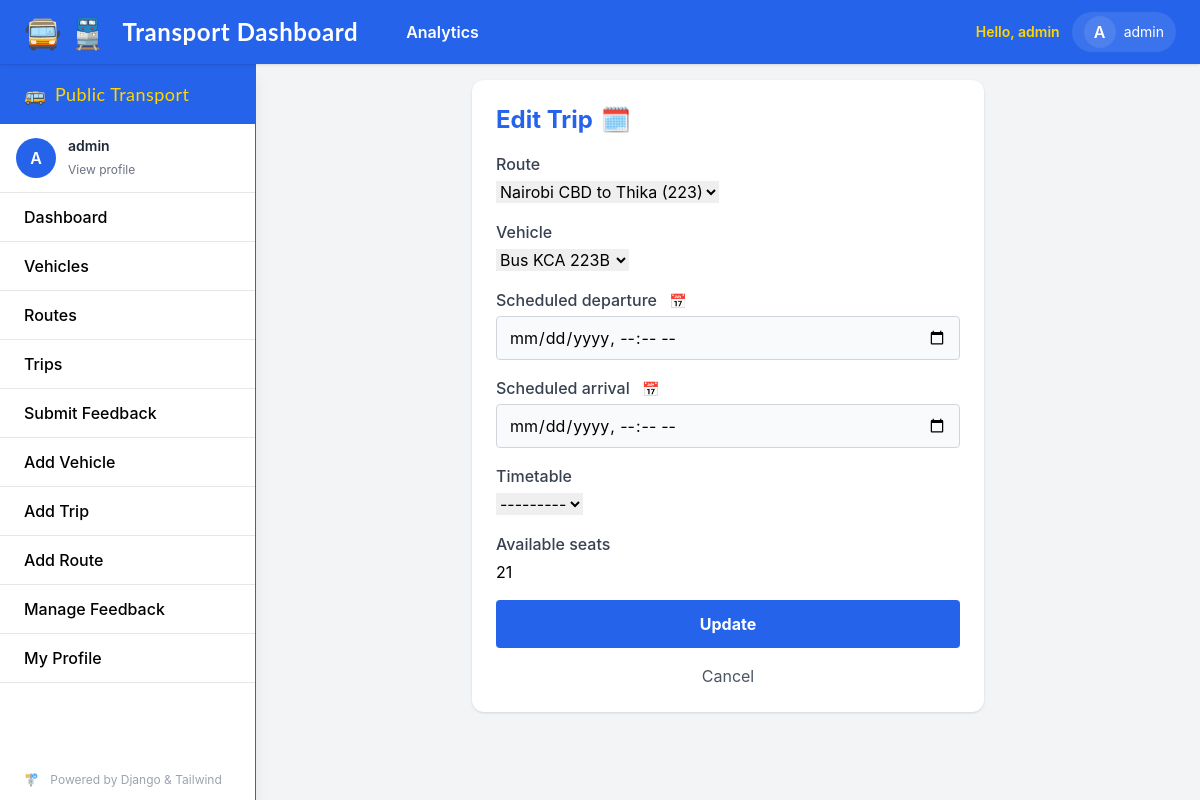
The app's page /trips/1/edit/ (signed in) with its own data.
### transport/models.py (models this page shows, shortened)
class Trip(models.Model):
    route = models.ForeignKey(Route, on_delete=models.CASCADE)
    vehicle = models.ForeignKey(Vehicle, on_delete=models.SET_NULL, null=True)
    scheduled_departure = models.DateTimeField()
    scheduled_arrival = models.DateTimeField()
    actual_departure = models.DateTimeField(null=True, blank=True)
    actual_arrival = models.DateTimeField(null=True, blank=True)
    timetable = models.ForeignKey(Timetable, on_delete=models.SET_NULL, null=True, blank=True)
    available_seats = models.PositiveIntegerField(default=0)

### transport/views.py (the view)
# urls.py: path('trips/<int:pk>/edit/', TripUpdateView.as_view(), name='trip-edit'),     # staff only
class TripUpdateView(StaffRequiredMixin, UpdateView):
    model = Trip
    fields = ['route', 'vehicle', 'scheduled_departure', 'scheduled_arrival', 'timetable', 'available_seats']
    template_name = 'dashboard/trip_form.html'
    success_url = reverse_lazy('dashboard:trip-list')

### transport/models.py (called while the page is built)
    def __str__(self):
        return f"{self.name} ({self.code})"

    def __str__(self):
        return f"{self.vehicle_type.title()} {self.code}"

### transport/views.py (called while the page is built)
    def test_func(self):
        return self.request.user.is_authenticated and self.request.user.is_staff

### transport/templates/dashboard/trip_form.html (shortened to what this page needs)
{% extends "base.html" %}
{% block content %}
<div class="bg-white rounded-xl shadow p-6 max-w-lg mx-auto">
    <h2 class="text-2xl font-bold mb-4 flex items-center gap-2">
        <span class="text-blue-600">{% if form.instance.pk %}Edit{% else %}Add{% endif %} Trip</span>
        <span class="text-2xl">🗓️</span>
    </h2>
    <form method="post" class="space-y-4">
        {% for field in form %}
            <div>
                <label for="{{ field.id_for_label }}" class="block font-medium text-gray-700 mb-1">
                    {{ field.label }}
                    {% if field.name == "scheduled_departure" or field.name == "scheduled_arrival" %}
                        <span class="ml-2 text-blue-500 text-sm">📅</span>
                    {% endif %}
                </label>
                {% if field.name == "scheduled_departure" or field.name == "scheduled_arrival" %}
                    <input
                        type="datetime-local"
                        name="{{ field.html_name }}"
                        id="{{ field.id_for_label }}"
                        value="{{ field.value|default_if_none:'' }}"
                        class="bg-gray-50 border border-gray-300 rounded px-3 py-2 focus:outline-none focus:ring-2 focus:ring-blue-500 w-full"
                    >
                {% else %}
                    {{ field }}
                {% endif %}
            </div>
        {% endfor %}
        <button type="submit" class="w-full py-3 bg-blue-600 text-white rounded font-bold hover:bg-blue-700 transition">
            {% if form.instance.pk %}Update{% else %}Add{% endif %}
        </button>
        <a href="{% url 'dashboard:trip-list' %}" class="block mt-2 text-center text-gray-600 hover:underline">Cancel</a>
    </form>
</div>
{% endblock %}

### transport/templates/base.html (shortened to what this page needs)
<!DOCTYPE html>
<html lang="en">
<head>
    <script src="https://cdn.tailwindcss.com"></script>
</head>
<body class="bg-transport-gray min-h-screen font-sans">
    <nav class="fixed top-0 left-0 right-0 z-30 bg-transport-blue text-white h-16 flex items-center px-6 shadow">
        <div class="flex-1 flex items-center">
            <span class="mr-4 text-3xl font-display">
                🚍 🚆
            </span>
            <a class="font-bold text-2xl tracking-wide font-display mr-8 hover:text-transport-yellow transition" href="{% url 'dashboard:dashboard' %}">
                Transport Dashboard
            </a>
            {% if user.is_authenticated and user.is_staff %}
                <a href="{% url 'dashboard:analytics' %}" class="ml-4 hover:text-transport-yellow font-semibold transition">Analytics</a>
            {% endif %}
        </div>
        <div class="flex items-center space-x-4">
            {% if user.is_authenticated %}
                <div class="hidden sm:flex items-center space-x-3">
                    <div class="text-sm text-transport-yellow font-semibold">Hello, {{ user.get_full_name|default:user.username }}</div>
                    <div class="relative" x-data>
                        <button id="profile-menu-button" aria-haspopup="true" aria-expanded="false" class="flex items-center gap-2 bg-white/10 hover:bg-white/20 px-3 py-1 rounded-full focus:outline-none">
                            <span class="w-8 h-8 rounded-full bg-white/10 flex items-center justify-center font-semibold text-white">
                                {{ user.username|slice:":1"|upper }}
                            </span>
                            <span class="text-sm hidden md:inline">{{ user.username }}</span>
                        </button>
                    </div>
                </div>
            {% else %}
                <div>
                    <a href="{% url 'login' %}" class="hover:text-transport-yellow font-semibold transition">Login</a>
                </div>
            {% endif %}
        </div>
    </nav>
    <aside class="fixed top-16 left-0 h-[calc(100vh-4rem)] w-64 bg-white shadow-lg flex flex-col z-20 border-r border-transport-blue">
        <div class="flex items-center px-6 py-4 bg-transport-blue text-transport-yellow font-display text-lg tracking-wide">
            <span class="mr-2">🚌</span> Public Transport
        </div>
        {% if user.is_authenticated %}
        <div class="px-4 py-3 border-b">
            <div class="flex items-center gap-3">
                <div class="w-10 h-10 rounded-full bg-transport-blue text-white flex items-center justify-center font-semibold">
                    {{ user.username|slice:":1"|upper }}
                </div>
                <div>
                    <div class="text-sm font-semibold text-gray-800">{{ user.get_full_name|default:user.username }}</div>
                    <a href="{% url 'profile' %}" class="text-xs text-gray-500 hover:underline">View profile</a>
                </div>
            </div>
        </div>
        {% endif %}
        <a href="{% url 'dashboard:dashboard' %}" class="py-3 px-6 hover:bg-transport-blue hover:text-white border-b font-medium transition">Dashboard</a>
        <a href="{% url 'dashboard:vehicle-list' %}" class="py-3 px-6 hover:bg-transport-blue hover:text-white border-b font-medium transition">Vehicles</a>
        <a href="{% url 'dashboard:route-list' %}" class="py-3 px-6 hover:bg-transport-blue hover:text-white border-b font-medium transition">Routes</a>
        <a href="{% url 'dashboard:trip-list' %}" class="py-3 px-6 hover:bg-transport-blue hover:text-white border-b font-medium transition">Trips</a>
        <a href="{% url 'dashboard:feedback-create' %}" class="py-3 px-6 hover:bg-transport-blue hover:text-white border-b font-medium transition">Submit Feedback</a>
        {% if user.is_authenticated and user.is_staff %}
            <a href="{% url 'dashboard:vehicle-add' %}" class="py-3 px-6 hover:bg-transport-blue hover:text-white border-b font-medium transition">Add Vehicle</a>
            <a href="{% url 'dashboard:trip-add' %}" class="py-3 px-6 hover:bg-transport-blue hover:text-white border-b font-medium transition">Add Trip</a>
            <a href="{% url 'dashboard:route-add' %}" class="py-3 px-6 hover:bg-transport-blue hover:text-white border-b font-medium transition">Add Route</a>
            <a href="{% url 'dashboard:feedback-list' %}" class="py-3 px-6 hover:bg-transport-blue hover:text-white border-b font-medium transition">Manage Feedback</a>
            <a href="{% url 'profile' %}" class="py-3 px-6 hover:bg-transport-blue hover:text-white border-b font-medium transition">My Profile</a>
        {% endif %}
        <div class="mt-auto px-6 py-3 text-xs text-gray-400">
            <span class="mr-2">🚏</span> Powered by Django & Tailwind
        </div>
    </aside>
    <main class="ml-64 pt-20 px-8 pb-10 transition-all bg-transport-gray min-h-[calc(100vh-4rem)]">
        <div class="max-w-6xl mx-auto">
            {% block content %}
            {% endblock %}
        </div>
    </main>
</body>
</html>

### records on screen
Trip: form "Nairobi CBD to Thika (223)" "Bus KCA 223B" "---------" "21"

### other values on screen
{{ user.get_full_name|default:user.username }} "admin"
{{ user.username|slice:":1"|upper }} "A"
{{ user.username }} "admin"
{{ field.label }} "Route" "Vehicle" "Scheduled departure" "Scheduled arrival" "Timetable" "Available seats"
